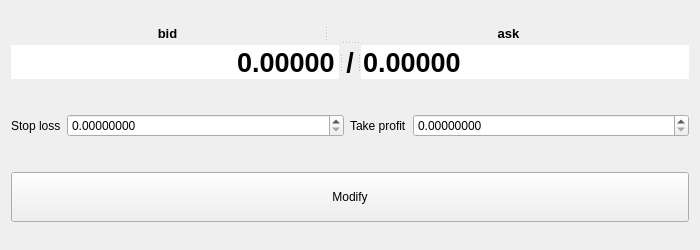
<?xml version="1.0" encoding="UTF-8"?>
<ui version="4.0">
 <class>GuiModifyPosition</class>
 <widget class="QWidget" name="GuiModifyPosition">
  <property name="geometry">
   <rect>
    <x>0</x>
    <y>0</y>
    <width>700</width>
    <height>250</height>
   </rect>
  </property>
  <property name="minimumSize">
   <size>
    <width>700</width>
    <height>250</height>
   </size>
  </property>
  <property name="maximumSize">
   <size>
    <width>700</width>
    <height>250</height>
   </size>
  </property>
  <property name="windowTitle">
   <string>Modify position</string>
  </property>
  <layout class="QGridLayout" name="gridLayout">
   <property name="verticalSpacing">
    <number>20</number>
   </property>
   <item row="2" column="0" colspan="4">
    <widget class="QSplitter" name="splitterModify">
     <property name="sizePolicy">
      <sizepolicy hsizetype="Expanding" vsizetype="Maximum">
       <horstretch>0</horstretch>
       <verstretch>0</verstretch>
      </sizepolicy>
     </property>
     <property name="orientation">
      <enum>Qt::Horizontal</enum>
     </property>
     <widget class="QPushButton" name="modify">
      <property name="minimumSize">
       <size>
        <width>0</width>
        <height>50</height>
       </size>
      </property>
      <property name="text">
       <string>Modify</string>
      </property>
     </widget>
    </widget>
   </item>
   <item row="0" column="0" colspan="4">
    <widget class="QSplitter" name="splitterPrice">
     <property name="sizePolicy">
      <sizepolicy hsizetype="Preferred" vsizetype="Maximum">
       <horstretch>0</horstretch>
       <verstretch>0</verstretch>
      </sizepolicy>
     </property>
     <property name="orientation">
      <enum>Qt::Vertical</enum>
     </property>
     <widget class="QSplitter" name="splitterAskBidLabel">
      <property name="orientation">
       <enum>Qt::Horizontal</enum>
      </property>
      <widget class="QLabel" name="labelBid">
       <property name="font">
        <font>
         <pointsize>10</pointsize>
         <weight>75</weight>
         <bold>true</bold>
        </font>
       </property>
       <property name="text">
        <string>bid</string>
       </property>
       <property name="alignment">
        <set>Qt::AlignCenter</set>
       </property>
      </widget>
      <widget class="QLabel" name="labelAsk">
       <property name="font">
        <font>
         <pointsize>10</pointsize>
         <weight>75</weight>
         <bold>true</bold>
        </font>
       </property>
       <property name="text">
        <string>ask</string>
       </property>
       <property name="alignment">
        <set>Qt::AlignCenter</set>
       </property>
      </widget>
     </widget>
     <widget class="QSplitter" name="splitterAskBid">
      <property name="orientation">
       <enum>Qt::Horizontal</enum>
      </property>
      <widget class="QDoubleSpinBox" name="priceBid">
       <property name="font">
        <font>
         <pointsize>20</pointsize>
         <weight>75</weight>
         <bold>true</bold>
        </font>
       </property>
       <property name="frame">
        <bool>false</bool>
       </property>
       <property name="alignment">
        <set>Qt::AlignRight|Qt::AlignTrailing|Qt::AlignVCenter</set>
       </property>
       <property name="readOnly">
        <bool>true</bool>
       </property>
       <property name="buttonSymbols">
        <enum>QAbstractSpinBox::NoButtons</enum>
       </property>
       <property name="decimals">
        <number>5</number>
       </property>
       <property name="maximum">
        <double>9999999.000000000000000</double>
       </property>
      </widget>
      <widget class="QLabel" name="separator">
       <property name="sizePolicy">
        <sizepolicy hsizetype="Minimum" vsizetype="Preferred">
         <horstretch>0</horstretch>
         <verstretch>0</verstretch>
        </sizepolicy>
       </property>
       <property name="maximumSize">
        <size>
         <width>25</width>
         <height>16777215</height>
        </size>
       </property>
       <property name="font">
        <font>
         <pointsize>20</pointsize>
         <weight>75</weight>
         <bold>true</bold>
        </font>
       </property>
       <property name="text">
        <string>/</string>
       </property>
       <property name="alignment">
        <set>Qt::AlignCenter</set>
       </property>
      </widget>
      <widget class="QDoubleSpinBox" name="priceAsk">
       <property name="font">
        <font>
         <pointsize>20</pointsize>
         <weight>75</weight>
         <bold>true</bold>
        </font>
       </property>
       <property name="frame">
        <bool>false</bool>
       </property>
       <property name="readOnly">
        <bool>true</bool>
       </property>
       <property name="buttonSymbols">
        <enum>QAbstractSpinBox::NoButtons</enum>
       </property>
       <property name="decimals">
        <number>5</number>
       </property>
       <property name="maximum">
        <double>9999999.000000000000000</double>
       </property>
      </widget>
     </widget>
    </widget>
   </item>
   <item row="1" column="0">
    <widget class="QLabel" name="labelStopLoss">
     <property name="text">
      <string>Stop loss</string>
     </property>
    </widget>
   </item>
   <item row="1" column="3">
    <widget class="QDoubleSpinBox" name="takeProfit">
     <property name="sizePolicy">
      <sizepolicy hsizetype="MinimumExpanding" vsizetype="Fixed">
       <horstretch>0</horstretch>
       <verstretch>0</verstretch>
      </sizepolicy>
     </property>
     <property name="decimals">
      <number>8</number>
     </property>
     <property name="maximum">
      <double>9999999.000000000000000</double>
     </property>
    </widget>
   </item>
   <item row="1" column="2">
    <widget class="QLabel" name="labelTakeProfit">
     <property name="text">
      <string>Take profit</string>
     </property>
    </widget>
   </item>
   <item row="1" column="1">
    <widget class="QDoubleSpinBox" name="stopLoss">
     <property name="sizePolicy">
      <sizepolicy hsizetype="MinimumExpanding" vsizetype="Fixed">
       <horstretch>0</horstretch>
       <verstretch>0</verstretch>
      </sizepolicy>
     </property>
     <property name="decimals">
      <number>8</number>
     </property>
     <property name="maximum">
      <double>9999999.000000000000000</double>
     </property>
    </widget>
   </item>
  </layout>
 </widget>
 <layoutdefault spacing="6" margin="11"/>
 <resources/>
 <connections/>
</ui>
